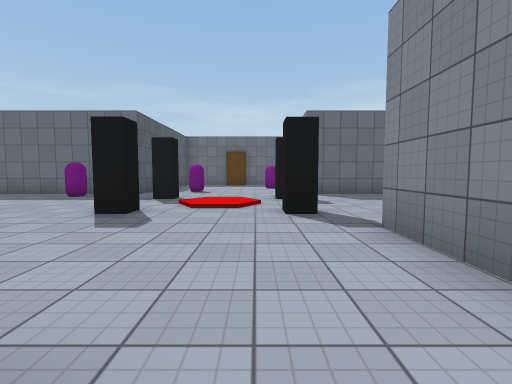
[1] (above)

12 first-person views from a walk through a 3-D level made in the Unity game engine. The camera is 1.3 m above the floor, tilts 4° down and sees 85° across. Doors are open. The floor is counted in squares, 2 m on a side. Each view is taken from the middle of a square. On the plan, view 1 faces up. The plan holds only what a view shows up to about 9 squares ahead; the rest is blank. The place goes on beyond the plan. The player is left out. Some animated figures are left out. Some surface patterns are stand-ins.

[2]
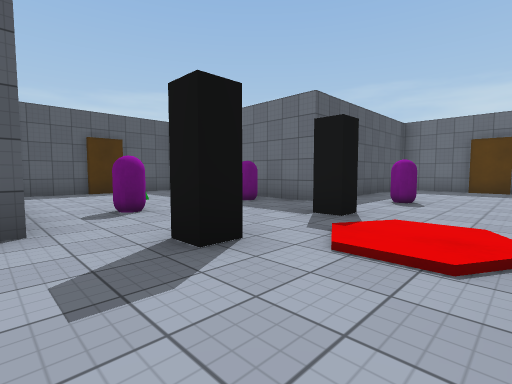

[3]
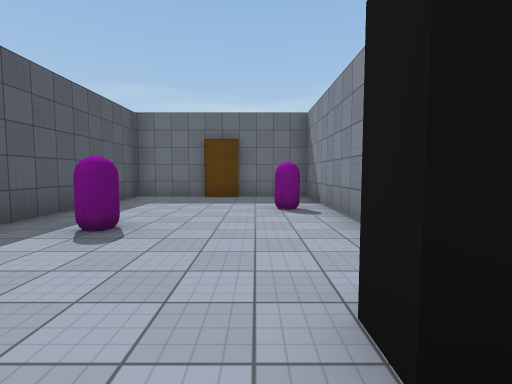

[4]
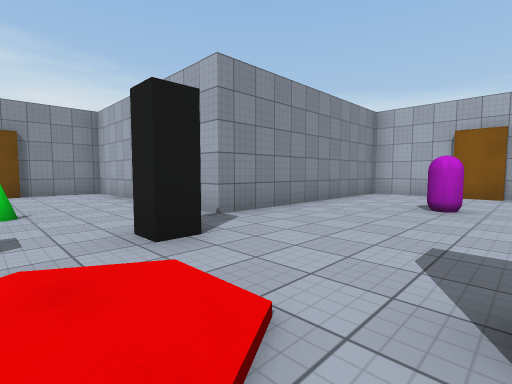

[5]
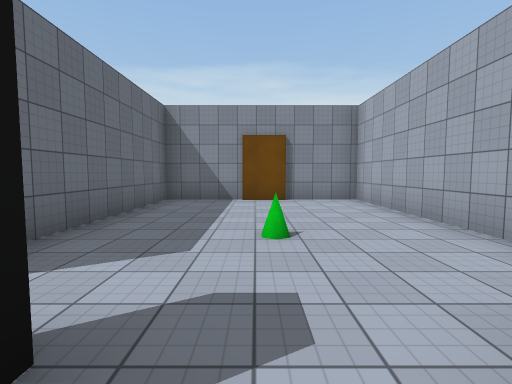

[6]
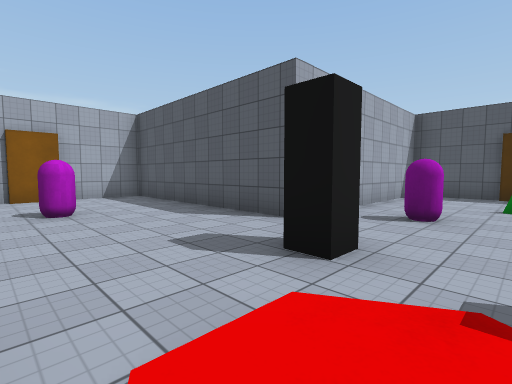

[7]
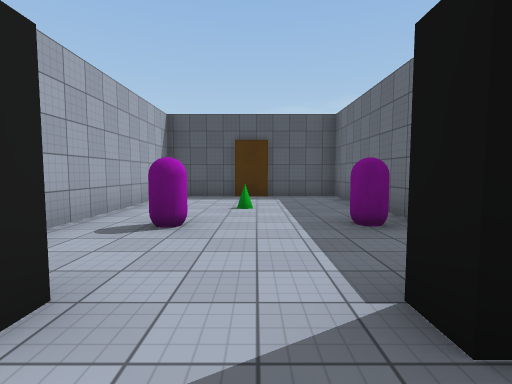

[8]
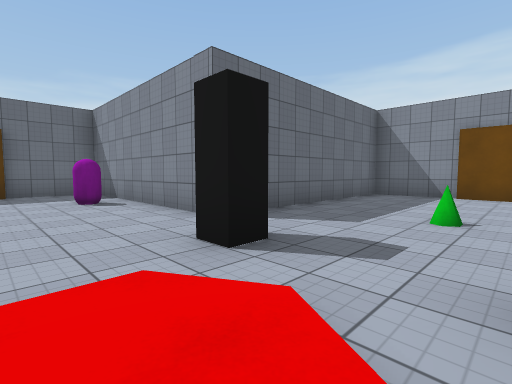

[9]
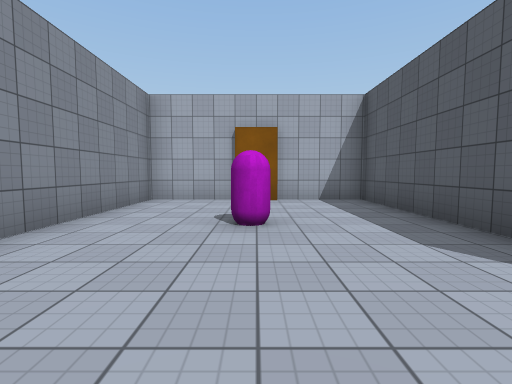

[10]
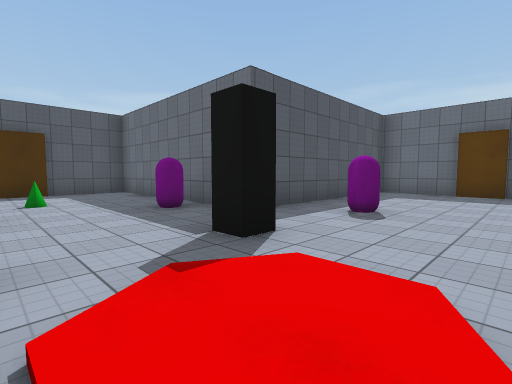

[11]
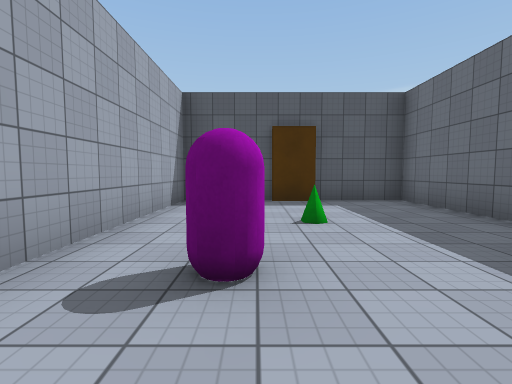

[12]
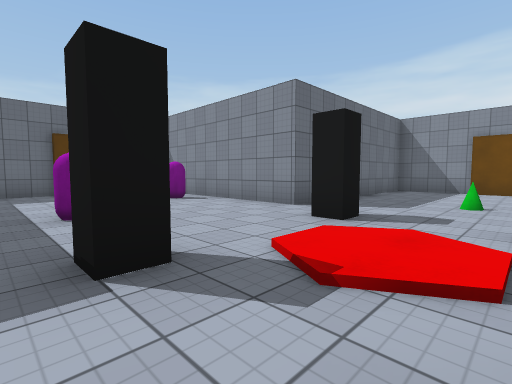

### Floor plan
Key: @ floor where view 1 was taken; # wall or solid block; . main floor; : floor 0.25 m higher than the main floor; / step, stairs or slope; = window, fence, low wall or low ledge.
Columns run from 10 left of view 1 to 8 right of it. Each row starts with its distance up from view 1.
 15       #######
 14       #.....#
 13       #.....#
 12       #.....#
 11       #.....#
 10       #.....#
  9 #######.#...#######
  8 #.................#
  7 #....#..#..#......#
  6 #..=.....:/..=....#
  5 #....#..#//#......#
  4 #.................#
  3 #######.....#######
  2       #.....#
  1       #.....#
  0       #..#@.#
 -1       #.....#
 -2       #.....#
 -3       #######

Positions as (right, up) in squares from view 1, and headings:
1: (0, 0), facing up
2: (0, 3), facing up-left
3: (0, 6), facing up
4: (-2, 6), facing down-right
5: (0, 6), facing right
6: (0, 6), facing down-left
7: (-1, 6), facing left
8: (-1, 5), facing up-right
9: (-1, 4), facing down
10: (0, 5), facing up-left
11: (-3, 5), facing left
12: (-3, 5), facing up-right
